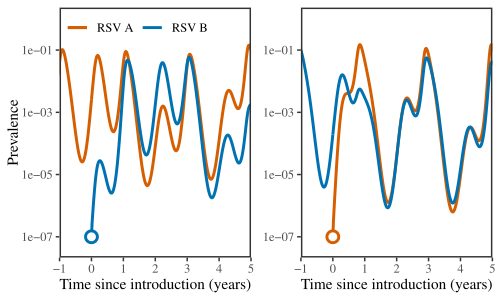

Source code (R):
library(deSolve)
library(ggplot2); theme_set(theme_bw(base_family = "Times"))
library(egg)
source("../R/model_white.R")

tmax <- 25

yini_A <- c(S=1-1e-7, Ip1=1e-7, Ip2=0,
						R1=0, R2=0, Is_he1=0, Is_he2=0, Is_ho1=0, Is_ho2=0, R12=0, It1=0, It2=0)

ss_A <- simulate_white(yini=yini_A, tmax=tmax)

yini_AB <- unlist(tail(ss_A,1)[2:13])
yini_AB["Ip2"] <- 1e-7

ss_AB <- simulate_white(yini=yini_AB, tmax=20)

yini_B <- c(S=1-1e-7, Ip1=0, Ip2=1e-7,
						R1=0, R2=0, Is_he1=0, Is_he2=0, Is_ho1=0, Is_ho2=0, R12=0, It1=0, It2=0)

ss_B <- simulate_white(yini=yini_B, tmax=tmax)

yini_BA <- unlist(tail(ss_B,1)[2:13])
yini_BA["Ip1"] <- 1e-7

ss_BA <- simulate_white(yini=yini_BA, tmax=20)

g1 <- ggplot(ss_AB) +
	geom_line(data=ss_A, aes(time/52-tmax, prevalence1, col="RSV A"), lwd=1) +
	geom_line(aes(time/52, prevalence1, col="RSV A"), lwd=1) +
	geom_line(aes(time/52, prevalence2, col="RSV B"), lwd=1) +
	annotate("point", x=0, y=1e-7, shape=21, size=3, stroke=1.5, col="#0072B2", fill="white") +
	scale_x_continuous("Time since introduction (years)", expand=c(0, 0)) +
	scale_y_log10("Prevalence", breaks=c(1e-7, 1e-5, 1e-3, 1e-1)) +
	scale_color_manual(values=c("#D55E00", "#0072B2")) +
	coord_cartesian(xlim=c(-1, 5), ylim=c(5e-8, 1)) +
	theme(
		panel.grid = element_blank(),
		panel.border = element_rect(size=1),
		# axis.line = element_line(),
		legend.position = c(0.4, 0.92),
		legend.direction = "horizontal",
		legend.background = element_rect(fill=NA),
		legend.title = element_blank()
	)

g2 <- ggplot(ss_BA) +
	geom_line(data=ss_B, aes(time/52-tmax, prevalence2, col="RSV B"), lwd=1) +
	geom_line(aes(time/52, prevalence1, col="RSV A"), lwd=1) +
	geom_line(aes(time/52, prevalence2, col="RSV B"), lwd=1) +
	annotate("point", x=0, y=1e-7, shape=21, size=3, stroke=1.5, col="#D55E00", fill="white") +
	scale_x_continuous("Time since introduction (years)", expand=c(0, 0)) +
	scale_y_log10("Prevalence", breaks=c(1e-7, 1e-5, 1e-3, 1e-1)) +
	scale_color_manual(values=c("#D55E00", "#0072B2")) +
	coord_cartesian(xlim=c(-1, 5), ylim=c(5e-8, 1)) +
	theme(
		panel.grid = element_blank(),
		panel.border = element_rect(size=1),
		# axis.line = element_line(),
		legend.position = "none",
		legend.title = element_blank(),
		axis.title.y = element_blank()
	)

figure4_rsv <- ggarrange(g1, g2, nrow=1)

ggsave("figure3_rsv.pdf", figure4_rsv, width=5, height=3)
